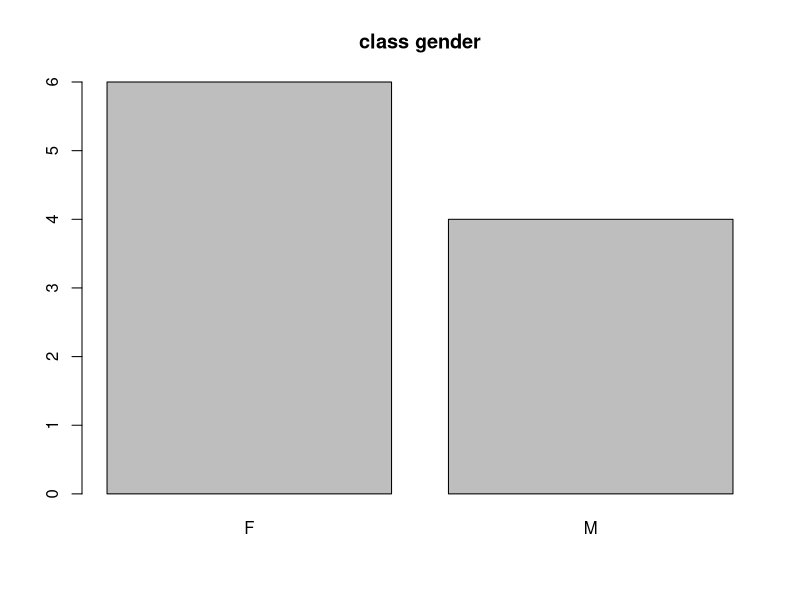
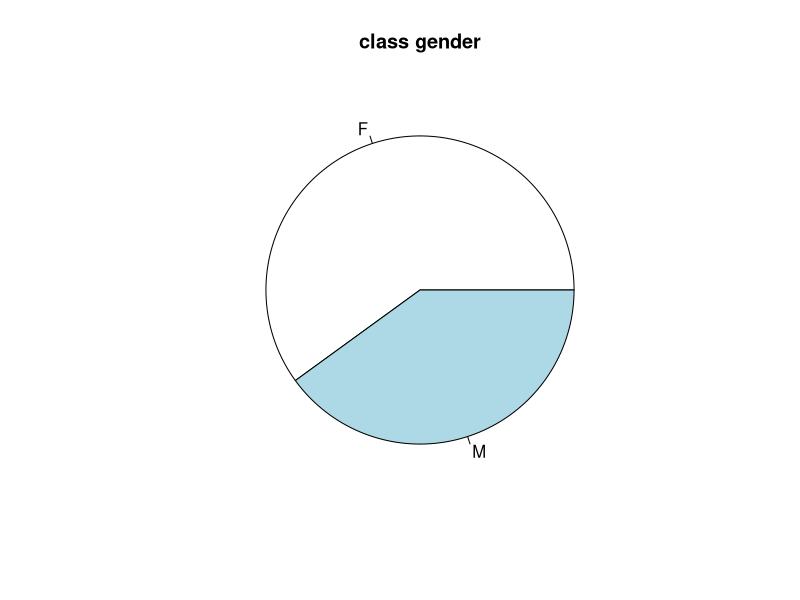
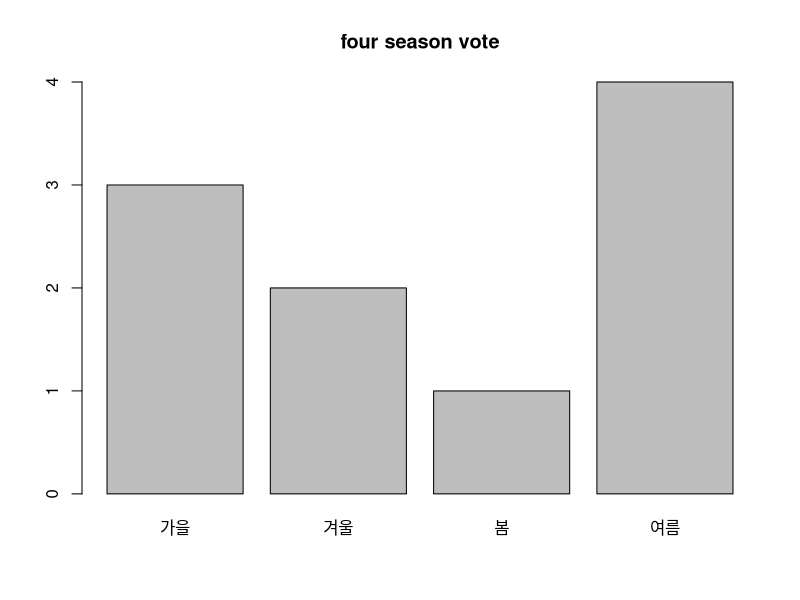
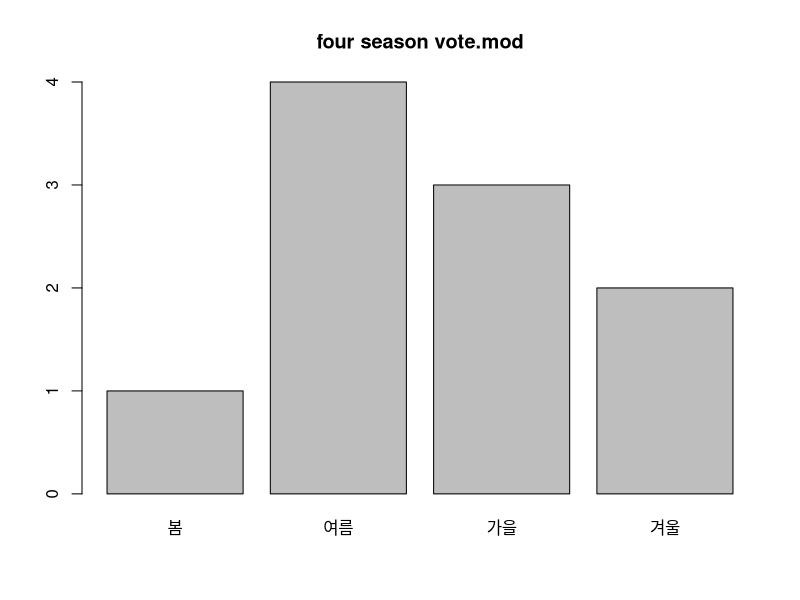
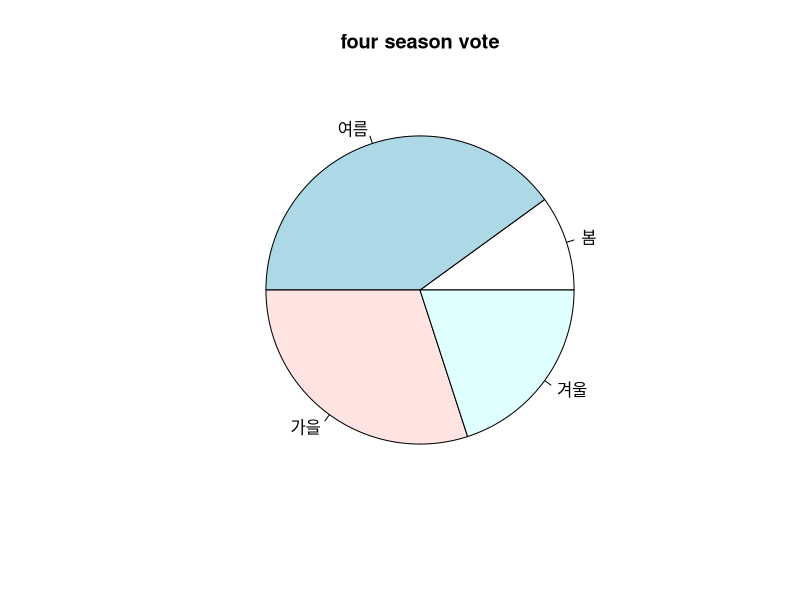
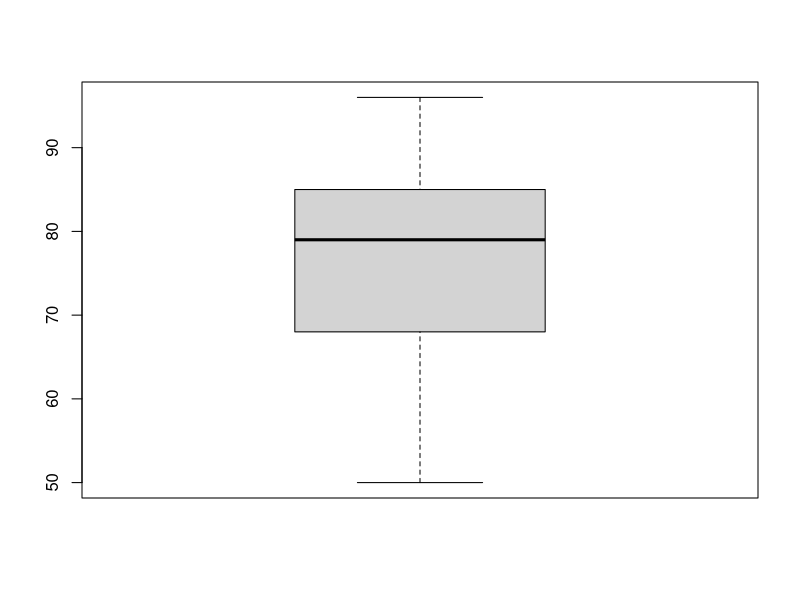
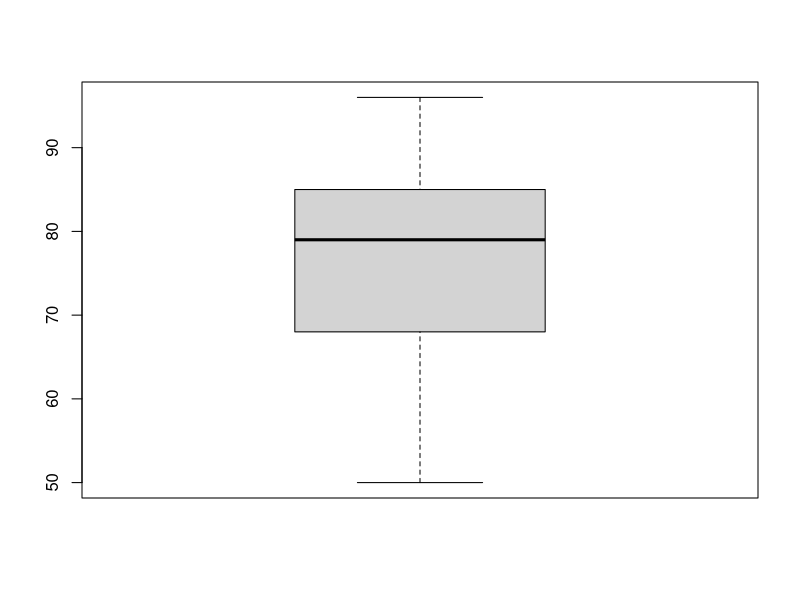
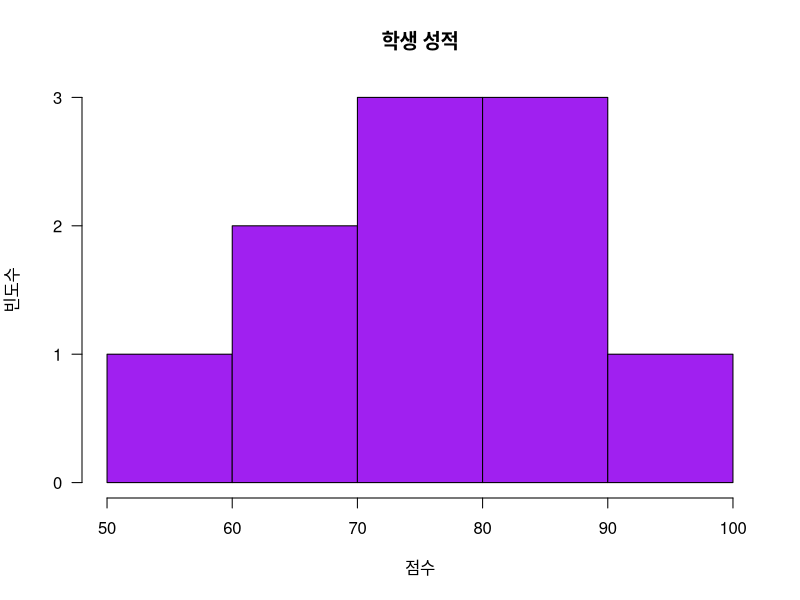

Write R code to recreate these figures, in order. (Note: this script raises an error after producing the figures.)
#남경훈 20.5.19/20.5.19

#문제1
#
#1
gender <- c('F','F','F','M','M','F','F','F','M','M')
class(gender)
dim(gender)
str(gender)

#2
table(gender)

#3
cg <- table(gender)
cg

class(cg)
dim(cg)
str(cg)

barplot(cg, main="class gender")

#4
pie(cg, main = "class gender")

#문제2
#
#1
season <- c('여름', '겨울', '봄','가을','여름','가을','겨울','여름','여름','가을')
season

class(season)
dim(season)
str(season)

#2
table(season)

#3
fv <- table(season)
fv

class(fv)
dim(fv)
str(fv)

barplot(fv, main = "four season vote")

fv.array <- fv[c(3,4,1,2)] #*
fv.array

barplot(fv.array, main = "four season vote.mod")

#4
pie(fv.array, main = "four season vote")

#문제3
#
#1*
score <-c(90, 85, 73, 80, 85, 65,78,50,68,96)
score

names(score) <- c("KOR", "ENG","ATH", "HIST","SOC","MUSIC","BIO","EARTH","PHY","ART")
score

#2
score

#3
mean(score)
median(score)

#4
sd(score)

#5*
which.max(score)

#6
boxplot(score)
boxplot(score)$out #*

#7*
hist(score, main="학생 성적",xlab="점수", ylab="빈도수", col="purple", las=1, breaks=5)

#
#
#문제4*
#
mtcars
head(wt)
wt <- c(mtcars[,6])
wt

cyl <- c(mtcars)
cyl
#1
mean(wt)
median(wt)
mean(wt, trim = 0.15)
sd(wt)

#2
summary(wt)

#3
table(cyl)
